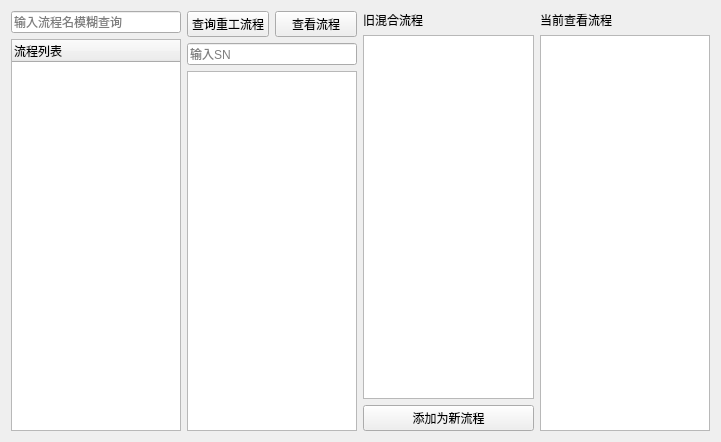
<?xml version="1.0" encoding="UTF-8"?>
<ui version="4.0">
 <class>FindRoute</class>
 <widget class="QWidget" name="FindRoute">
  <property name="geometry">
   <rect>
    <x>0</x>
    <y>0</y>
    <width>721</width>
    <height>442</height>
   </rect>
  </property>
  <property name="windowTitle">
   <string>Form</string>
  </property>
  <layout class="QHBoxLayout" name="horizontalLayout_2">
   <item>
    <layout class="QVBoxLayout" name="verticalLayout_4">
     <item>
      <widget class="QLineEdit" name="lineEditroute">
       <property name="placeholderText">
        <string>输入流程名模糊查询</string>
       </property>
      </widget>
     </item>
     <item>
      <widget class="QTreeWidget" name="treeWidget">
       <column>
        <property name="text">
         <string>流程列表</string>
        </property>
       </column>
      </widget>
     </item>
    </layout>
   </item>
   <item>
    <layout class="QVBoxLayout" name="verticalLayout">
     <item>
      <layout class="QHBoxLayout" name="horizontalLayout">
       <item>
        <widget class="QPushButton" name="pushButtonselect">
         <property name="maximumSize">
          <size>
           <width>300</width>
           <height>16777215</height>
          </size>
         </property>
         <property name="text">
          <string>查询重工流程</string>
         </property>
        </widget>
       </item>
       <item>
        <widget class="QPushButton" name="pushButtonCheck">
         <property name="text">
          <string>查看流程</string>
         </property>
        </widget>
       </item>
      </layout>
     </item>
     <item>
      <widget class="QLineEdit" name="snlineEdit">
       <property name="maximumSize">
        <size>
         <width>300</width>
         <height>300</height>
        </size>
       </property>
       <property name="inputMask">
        <string/>
       </property>
       <property name="text">
        <string/>
       </property>
       <property name="maxLength">
        <number>32767</number>
       </property>
       <property name="placeholderText">
        <string>输入SN</string>
       </property>
      </widget>
     </item>
     <item>
      <widget class="QTableView" name="traveltableView">
       <property name="maximumSize">
        <size>
         <width>300</width>
         <height>16777215</height>
        </size>
       </property>
      </widget>
     </item>
    </layout>
   </item>
   <item>
    <layout class="QVBoxLayout" name="verticalLayout_2">
     <item>
      <widget class="QLabel" name="label_old">
       <property name="text">
        <string>旧混合流程</string>
       </property>
      </widget>
     </item>
     <item>
      <widget class="QListView" name="listView_old"/>
     </item>
     <item>
      <widget class="QPushButton" name="pushButtonadd">
       <property name="text">
        <string>添加为新流程</string>
       </property>
      </widget>
     </item>
    </layout>
   </item>
   <item>
    <layout class="QVBoxLayout" name="verticalLayout_3">
     <item>
      <widget class="QLabel" name="label_new">
       <property name="text">
        <string>当前查看流程</string>
       </property>
      </widget>
     </item>
     <item>
      <widget class="QListView" name="listView_new"/>
     </item>
    </layout>
   </item>
  </layout>
 </widget>
 <resources/>
 <connections/>
</ui>
